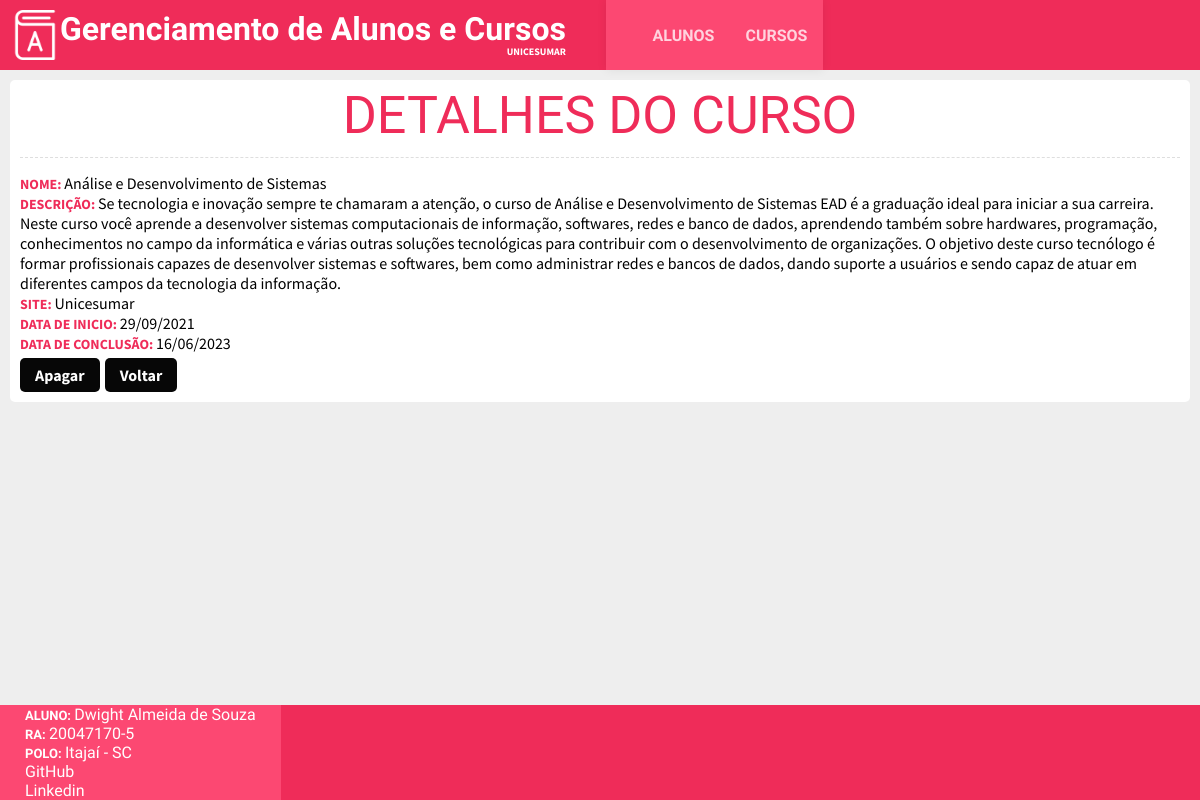
The app's page /controller/cursos.php?acao=detalhes&id=2 with its own data.
### tables this page shows
CREATE TABLE `cursos` (
  `Id` int(100) NOT NULL,
  `nameCurso` varchar(80) NOT NULL,
  `description` varchar(700) NOT NULL,
  `dataStart` varchar(64) NOT NULL,
  `dataFinish` varchar(15) NOT NULL,
  `status` varchar(64) NOT NULL
);

### controller/cursos.php (called while the page is built, shortened)
<?php
class cursos {
	private function getdetalhes(){
		include("../model/conexao.php");
		$id = $_GET["id"];
		$query = $conn->query("SELECT * FROM cursos Where id = $id");
		$dados = $query->fetch_assoc();
		return $dados;
	}
	public function exibirView(){
		if(isset($_GET["acao"])){
			switch($_GET["acao"]){
				case "detalhes":
					$cursos = $this->getdetalhes();
					break;
			}
		} else {
			$cursos = $this->listarcursos();
			$conteudo = "../view/cursos/lista.php";
		}
		include("../view/view.php");
	}
}
$cursos = new cursos;
$cursos->exibirView();

### view/cursos/detalhes.php (the view)
<section id="conteudo">
	<header class="column">
		<h1>Detalhes do curso</h1>
	</header>
	<div class="detalhes">
		<ul>
			<li><b>Nome: </b><?=$cursos["nameCurso"];?></li>
			<li><b>Descrição: </b><?=$cursos["description"];?></li>
			<li><b>Site: </b><a href="https://www.unicesumar.edu.br/home/" target="_blank">Unicesumar</a></li>
			<li><b>Data de Inicio: </b><?=$cursos["dataStart"];?></li>
			<li><b>Data de Conclusão: </b><?=$cursos["dataFinish"];?></li>
		</ul>
	</div>
	<div class="ferramentas">
		<a href="apagar_curso.php" class="botao">Apagar</a>
		<a href="cursos.php" class="botao">Voltar</a>
	</div>
</section>

### css/estilos.css (style rules this page uses)
html { height: 100%; box-sizing: border-box; }
*, *:before, *:after { box-sizing: inherit; }
body { margin: 0; padding: 0; background: #EEE; font-family: 'Source Sans Pro', sans-serif; min-height: 100%; position: relative; }
h1, h2, h3, h4, h5, h6 { margin: 0; padding: 0; line-height: 100%; }
ul, li { margin: 0; padding: 0; list-style: none; }
a, a:hover, a:focus, a:visited { text-decoration: none; color: inherit }
.botao, input, button, select { font-family: 'Source Sans Pro', sans-serif; font-size: 16px; border-radius: 5px; background: #FFF; }
.botao { border: none !important; background: #070707; padding: 7px 15px; font-weight: bold; color: #FFF !important; cursor: pointer; box-shadow: 0 0 0px transparent; transition: background 500ms, box-shadow 500ms; align-self: center; }
#conteudo { margin: 10px; padding: 10px; background: #FFF; border-radius: 5px; }
.column { flex-direction: column !important; }
#conteudo header { padding-bottom: 15px; margin-bottom: 15px; border-bottom: 1px dashed #dedede; display: flex; }
#conteudo header h1 { font-size: 52px; text-align: center; text-transform: uppercase; font-weight: normal; font-family: 'Dosis', sans-serif; color: #ef2c59; }
#conteudo .detalhes { display: flex; }
#conteudo .detalhes ul b { color: #ef2c59; font-size: 14px; text-transform: uppercase; }
.ferramentas { margin-top: 5px; display: flex; }
.ferramentas .botao { margin-right: 5px; }

### records on screen
cursos: nameCurso "Análise e Desenvolvimento de Sistemas", description "Se tecnologia e inovação sempre te chamaram a atenção, o curso de Análise e Desenvolvimento de Sistemas EAD é a graduação ideal para iniciar a sua carreira. Neste curso você aprende a desenvolver sistemas computacionais de informação, softwares, redes e banco de dados, aprendendo também sobre hardwares, programação, conhecimentos no campo da informática e várias outras soluções tecnológicas para contribuir com o desenvolvimento de organizações. O objetivo deste curso tecnólogo é formar profissionais capazes de desenvolver sistemas e softwares, bem como administrar redes e bancos de dados, dando suporte a usuários e sendo capaz de atuar em diferentes campos da tecnologia da informação.", dataStart "29/09/2021", dataFinish "16/06/2023"
